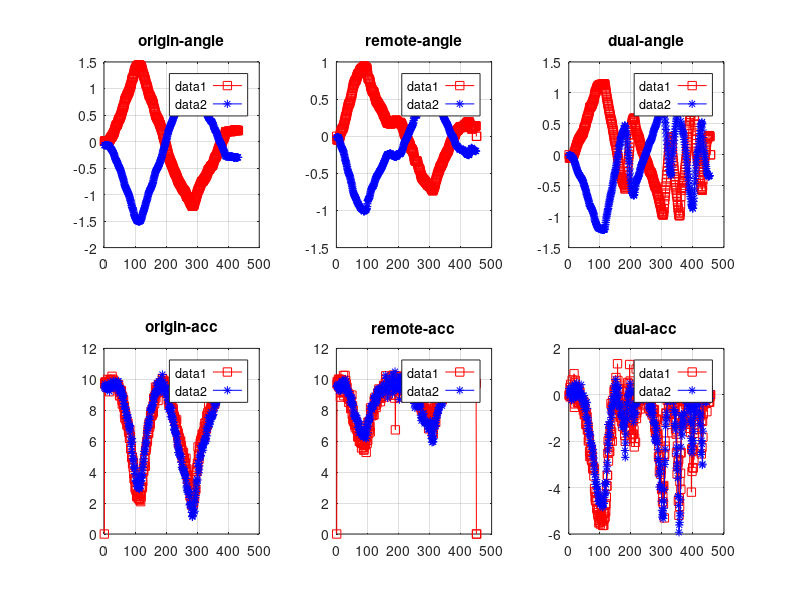
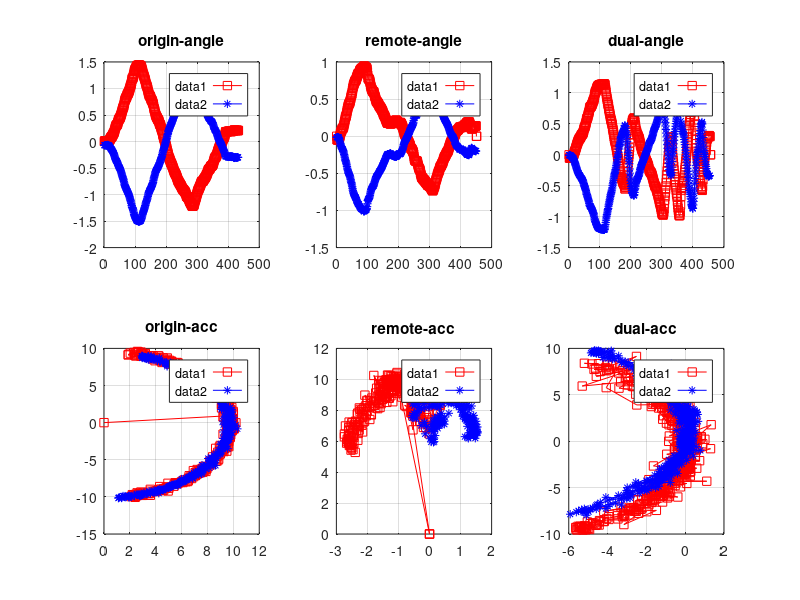
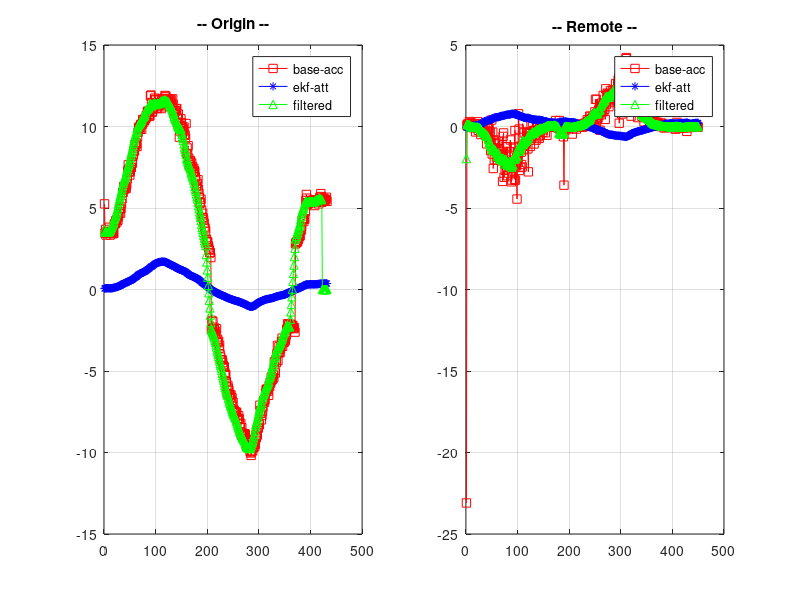
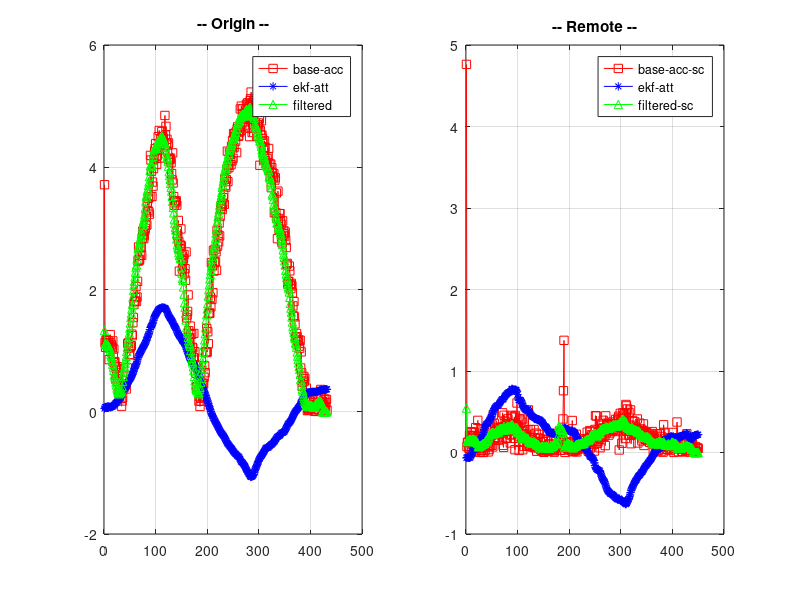

Source code (MATLAB) for these figures, in order:
%%%%%%%%%%%%%%%%%%%%%%%%%%%%%%%%%%%%%%%%%%%%%%%%%%%%%%%%%%%%%%%%%%%%%%%%%%%%%%%%%%%%%%%%%5
%%%% Gesture Roll analyse 
%%%%
%%%%            ZHAOCHAO
%%%%                2016-11-08
%%%%%%%%%%%%%%%%%%%%%%%%%%%%%%%%%%%%%%%%%%%%%%%%%%%%%%%%%%%%%%%%%%%%%%%%%%%%%%%%%%%%%%%%%%%%%%%%%%
%%%%

figure(1);
figure(2);

%%%% roll-origin 

load data_origin_slow.dat

dat = data_origin_slow;

index_left = find(dat(:,1) == 0);
origin_left_att = dat(index_left, 2:4);
origin_left_acc = dat(index_left, 8:10);
origin_left_gyro = dat(index_left, 5:7);


index_right = find(dat(:,1) == 2);
origin_right_att = dat(index_right, 2:4);
origin_right_acc = dat(index_right, 8:10);
origin_right_gyro = dat(index_right, 5:7);

figure(1);
% att
% x-t, y-z
subplot(2,3,1);
tmp_t = [1: 1: size(origin_left_att(:,1), 1)];
plot(tmp_t, origin_left_att(:,2), 'rs-');
hold on;
tmp_t = [1: 1: size(origin_right_att(:,1), 1)];
plot(tmp_t, origin_right_att(:,2), 'b*-');
grid on;
legend('left', 'right');
title('origin-angle');

% acc
% x-x, y-z
subplot(2,3,4);
tmp_t = [1: 1: size(origin_left_acc(:,2), 1)];
plot(tmp_t, origin_left_acc(:,2), 'rs-');
hold on;
tmp_t = [1: 1: size(origin_right_acc(:,2), 1)];
plot(tmp_t, origin_right_acc(:,2), 'b*-');
grid on;
legend('left', 'right');
title('origin-acc');

figure(2);
% att
% x-t, y-z
subplot(2,3,1);
tmp_t = [1: 1: size(origin_left_att(:,1), 1)];
plot(tmp_t, origin_left_att(:,2), 'rs-');
hold on;
tmp_t = [1: 1: size(origin_right_att(:,1), 1)];
plot(tmp_t, origin_right_att(:,2), 'b*-');
grid on;
legend('left', 'right');
title('origin-angle');

% acc
% x-x, y-z
subplot(2,3,4);
plot(origin_left_acc(:,2), origin_left_acc(:,3), 'rs-');
hold on;
plot(origin_right_acc(:,2), origin_right_acc(:,3), 'b*-');
grid on;
legend('left', 'right');
title('origin-acc');


%%%% roll-remote

load data_remote_slow.dat

dat = data_remote_slow;

index_left = find(dat(:,1) == 0);
remote_left_att = dat(index_left, 2:4);
remote_left_acc = dat(index_left, 8:10);
remote_left_gyro = dat(index_left, 5:7);

index_right = find(dat(:,1) == 2);
remote_right_att = dat(index_right, 2:4);
remote_right_acc = dat(index_right, 8:10);
remote_right_gyro = dat(index_right, 5:7);

figure(1);
% att
% x-x, y-z
subplot(2,3,2);
tmp_t = [1: 1: size(remote_left_att(:,1), 1)];
plot(tmp_t, remote_left_att(:,2), 'rs-');
hold on;
tmp_t = [1: 1: size(remote_right_att(:,1), 1)];
plot(tmp_t, remote_right_att(:,2), 'b*-');
grid on;
legend('left', 'right');
title('remote-angle');

% acc
% x-x, y-z
subplot(2,3,5);
tmp_t = [1: 1: size(remote_left_acc(:,1), 1)];
plot(tmp_t, remote_left_acc(:,2), 'rs-');
hold on;
tmp_t = [1: 1: size(remote_right_acc(:,1), 1)];
plot(tmp_t, remote_right_acc(:,2), 'b*-');
grid on;
legend('left', 'right');
title('remote-acc');


figure(2);
% att
% x-x, y-z
subplot(2,3,2);
tmp_t = [1: 1: size(remote_left_att(:,1), 1)];
plot(tmp_t, remote_left_att(:,2), 'rs-');
hold on;
tmp_t = [1: 1: size(remote_right_att(:,1), 1)];
plot(tmp_t, remote_right_att(:,2), 'b*-');
grid on;
legend('left', 'right');
title('remote-angle');

% acc
% x-x, y-z
subplot(2,3,5);
plot(remote_left_acc(:,1), remote_left_acc(:,2), 'rs-');
hold on;
plot(remote_right_acc(:,1), remote_right_acc(:,2), 'b*-');
grid on;
legend('left', 'right');
title('remote-acc');


%%%% roll-dual

load data_dual_slow.dat

dat = data_dual_slow;

index_left = find(dat(:,1) == 0);
dual_left_att = dat(index_left, 2:4);
dual_left_acc = dat(index_left, 8:10);
dual_left_gyro = dat(index_left, 5:7);

index_right = find(dat(:,1) == 2);
dual_right_att = dat(index_right, 2:4);
dual_right_acc = dat(index_right, 8:10);
dual_right_gyro = dat(index_right, 5:7);


figure(1);
% att
% x-x, y-z
subplot(2,3,3);
tmp_t = [1: 1: size(dual_left_att(:,1), 1)];
plot(tmp_t, dual_left_att(:,2), 'rs-');
hold on;
tmp_t = [1: 1: size(dual_right_att(:,1), 1)];
plot(tmp_t, dual_right_att(:,2), 'b*-');
grid on;
legend('left', 'right');
title('dual-angle');

% acc
% x-x, y-z
subplot(2,3,6);
tmp_t = [1: 1: size(dual_left_acc(:,1), 1)];
plot(tmp_t, dual_left_acc(:,2), 'rs-');
hold on;
tmp_t = [1: 1: size(dual_right_acc(:,1), 1)];
plot(tmp_t, dual_right_acc(:,2), 'b*-');
grid on;
legend('left', 'right');
title('dual-acc');


figure(2);
% att
% x-x, y-z
subplot(2,3,3);
tmp_t = [1: 1: size(dual_left_att(:,1), 1)];
plot(tmp_t, dual_left_att(:,2), 'rs-');
hold on;
tmp_t = [1: 1: size(dual_right_att(:,1), 1)];
plot(tmp_t, dual_right_att(:,2), 'b*-');
grid on;
legend('left', 'right');
title('dual-angle');

% acc
% x-x, y-z
subplot(2,3,6);
plot(dual_left_acc(:,2), dual_left_acc(:,3), 'rs-');
hold on;
plot(dual_right_acc(:,2), dual_right_acc(:,3), 'b*-');
grid on;
legend('left', 'right');
title('dual-acc');


%%%%%%%%%%%%%%%%%%%%%%%%%%%%%%%%%%%%%%%%%%%%%%%%%%%%%%%%%%%%%%%%%%%%%%%%%%%%%%%%%%%%%%%%%%%%%%%%%%%
%%%%  Origin
%%%%  delta-theta

SLIDE_WINDOWS_WIDTH = 0;

origin_size = min(min(size(origin_left_att, 1), size(origin_left_acc, 1)), ...
    min(size(origin_right_att, 1), size(origin_right_acc, 1))) - SLIDE_WINDOWS_WIDTH;

delta_origin_left_att = zeros(origin_size, 3);
delta_origin_left_acc = zeros(origin_size, 3);
delta_origin_left_gyro = zeros(origin_size, 3);
delta_origin_left_t = zeros(origin_size, 1);

delta_origin_right_att = zeros(origin_size, 3);
delta_origin_right_acc = zeros(origin_size, 3);
delta_origin_right_gyro = zeros(origin_size, 3);
delta_origin_right_t = zeros(origin_size, 1);

% origin_left_att & origin_left_acc
% origin_right_att & origin_right_acc
for index = 1 : origin_size
    delta_origin_left_att(index, :) = sum(origin_left_att(index : (index + SLIDE_WINDOWS_WIDTH), :))/(SLIDE_WINDOWS_WIDTH + 1);
    delta_origin_left_acc(index, :) = sum(origin_left_acc(index : (index + SLIDE_WINDOWS_WIDTH), :))/(SLIDE_WINDOWS_WIDTH + 1);
    delta_origin_left_gyro(index, :) = sum(origin_left_gyro(index : (index + SLIDE_WINDOWS_WIDTH), :))/(SLIDE_WINDOWS_WIDTH + 1);
    
    delta_origin_right_att(index, :) = sum(origin_right_att(index : (index + SLIDE_WINDOWS_WIDTH), :))/(SLIDE_WINDOWS_WIDTH + 1);
    delta_origin_right_acc(index, :) = sum(origin_right_acc(index : (index + SLIDE_WINDOWS_WIDTH), :))/(SLIDE_WINDOWS_WIDTH + 1);
    delta_origin_right_gyro(index, :) = sum(origin_right_gyro(index : (index + SLIDE_WINDOWS_WIDTH), :))/(SLIDE_WINDOWS_WIDTH + 1);
end

% for index = 1 : origin_size -1
%    delta_origin_left_acc(index, :) = origin_left_acc(index + 1, :) - origin_left_acc(index, :); 
% %    delta_origin_left_t(index) = sum(delta_origin_left_att(index, 1) / delta_origin_left_gyro(index, 1) ...
% %                                     + delta_origin_left_att(index, 2) / delta_origin_left_gyro(index, 2) ...
% %                                     + delta_origin_left_att(index, 3) / delta_origin_left_gyro(index, 3)) / 3;
%    
%    delta_origin_right_acc(index, :) = origin_right_acc(index + 1, :) - origin_right_acc(index, :);
% %    delta_origin_right_t(index) = sum(delta_origin_right_att(index, 1) / delta_origin_right_gyro(index, 1) ...
% %                                     + delta_origin_right_att(index, 2) / delta_origin_right_gyro(index, 2) ...
% %                                     + delta_origin_right_att(index, 3) / delta_origin_right_gyro(index, 3)) / 3;
% 
% end

delta_orign_right_acc = origin_right_acc(1:origin_size, :);
delta_origin_left_acc = origin_left_acc(1:origin_size, :);

delta_origin_acc = (delta_origin_left_acc - delta_origin_right_acc) / 2;
delta_origin_acc_ave = (delta_origin_left_acc + delta_origin_right_acc) / 2;  

delta_origin_gyro = (delta_origin_left_gyro - delta_origin_right_gyro) / 2;
delta_origin_att = (delta_origin_left_att - delta_origin_right_att) / 2;

m_delta_origin_acc = zeros(1, origin_size);
m_delta_origin_gyro = zeros(1, origin_size);

m_delta_origin_acc_sc = zeros(1, origin_size);
m_delta_origin_gyro_sc = zeros(1, origin_size); 
m_delta_origin_acc_sc_ave = zeros(1, origin_size);

for index = 1 : origin_size

    m_delta_origin_acc(index) = sign(delta_origin_att(index)) * sqrt( abs(delta_origin_acc(index, 2) .* delta_origin_acc(index, 2) ...
                            + delta_origin_acc(index, 3) .* delta_origin_acc(index, 3)));
    m_delta_origin_gyro(index) = sign(delta_origin_att(index)) * sqrt( abs(delta_origin_left_gyro(index, 2) .* delta_origin_gyro(index, 2) ...
                            + delta_origin_gyro(index, 3) .* delta_origin_gyro(index, 3)));
    
% % %     m_delta_origin_acc_sc(index) = sqrt( abs(delta_origin_acc(index, 2) .* delta_origin_acc(index, 2) ...
% % %                             + delta_origin_acc(index, 3) .* delta_origin_acc(index, 3)));
% % %     m_delta_origin_gyro_sc(index) = sqrt( abs(delta_origin_left_gyro(index, 2) .* delta_origin_gyro(index, 2) ...
% % %                             + delta_origin_gyro(index, 3) .* delta_origin_gyro(index, 3)));

    m_delta_origin_acc_sc(index) = sqrt( abs(delta_origin_acc(index, 2) .* delta_origin_acc(index, 2)));
    m_delta_origin_gyro_sc(index) = sqrt( abs(delta_origin_gyro(index, 2) .* delta_origin_gyro(index, 2)));
                        
    m_delta_origin_acc_sc_ave(index) = sqrt( abs(delta_origin_acc_ave(index, 2) .* delta_origin_acc_ave(index, 2)));
end

%%%%%%%%%%%%%%%%%%%%%%%%%%%%%%%%%%%%%%%%%%%%%%%%%%%%%%%%%%%%%%%%%%%%%%%%%%%%%%%%%%%%%%%%%%5
%%%%%
% % % %     m_delta_origin_acc = delta_origin_acc(:, 2)'; 
% % % %     m_delta_origin_gyro = delta_origin_gyro(:, 2)';



% % % tmp_origin_left_att ./ delta_origin_left_acc
% % % delta_origin_left_att ./ delta_origin_left_acc
% % % delta_origin_left_gyro ./ delta_origin_left_acc
% % % delta_origin_left_gyro ./ delta_origin_acc 

kdt = (m_delta_origin_gyro ./ m_delta_origin_acc);

%%%% mean
display('origin[m_gyro/m_delta_acc]_mean: ');
mean(kdt)

%%%% var
display('origin[m_gyro/m_delta_acc]_var: ')
var(kdt)

%%%% std
display('origin[m_gyro/m_delta_acc]_std: ')
std(kdt)

% % % origin_left_dt = sum(delta_origin_left_t) / (size(delta_origin_left_t, 1)-1)
% % % origin_right_dt = sum(delta_origin_right_t) / (size(delta_origin_right_t, 1)-1)
% % % 
% % % origin_left_vec = delta_origin_left_acc .* origin_left_dt;
% % % origin_right_vec = delta_origin_right_acc .* origin_right_dt;



%%%%%%%%%%%%%%%%%%%%%%%%%%%%%%%%%%%%%%%%%%%%%%%%%%%%%%%%%%%%%%%%%%%%%%%%%%%%%%%%%%%%%%%%%%%%%%%%%%%
%%%%  Slide_Windows_Filter
%%%%  Origin:

SLIDE_WINDOWS_WIDTH = 10;

origin_size = size(m_delta_origin_acc, 2) - SLIDE_WINDOWS_WIDTH;

fm_delta_origin_acc = zeros(size(m_delta_origin_acc));
fm_delta_origin_acc_sc = zeros(size(m_delta_origin_acc_sc));
fm_delta_origin_acc_sc_ave = zeros(size(m_delta_origin_acc_sc_ave));
fm_origin_att = zeros(size(m_delta_origin_acc_sc));

for index = 1 : origin_size 
    fm_delta_origin_acc(index) = sum(m_delta_origin_acc(index : (index + SLIDE_WINDOWS_WIDTH)))/(SLIDE_WINDOWS_WIDTH + 1);
    fm_delta_origin_acc_sc(index) = sum(m_delta_origin_acc_sc(index : (index + SLIDE_WINDOWS_WIDTH)))/(SLIDE_WINDOWS_WIDTH + 1);
    
    fm_delta_origin_acc_sc_ave(index) = sum(m_delta_origin_acc_sc_ave(index : (index + SLIDE_WINDOWS_WIDTH)))/(SLIDE_WINDOWS_WIDTH + 1);
    fm_origin_att(index) = sum(delta_origin_att(index : (index + SLIDE_WINDOWS_WIDTH), 2))/(SLIDE_WINDOWS_WIDTH + 1);
end



%%%%%%%%%%%%%%%%%%%%%%%%%%%%%%%%%%%%%%%%%%%%%%%%%%%%%%%%%%%%%55
%%%% Get the scale
%%%% Origin:
%
% origin_scale = ((fm_delta_origin_acc_sc(1:origin_size))./(fm_delta_origin_acc_sc(1:origin_size) + fm_delta_origin_acc_sc_ave(1:origin_size)));

origin_scale = abs((fm_delta_origin_acc_sc(1:origin_size))./ fm_origin_att(1:origin_size));


origin_att_output = fm_origin_att(1:origin_size) .* origin_scale;


%%%%%%%%%%%%%%%%%%%%%%%%%%
%%%%  Slide_Windows_Filter
%%%%  Origin_att:

SLIDE_WINDOWS_WIDTH = 30;

origin_size = size(origin_att_output, 2) - SLIDE_WINDOWS_WIDTH;

f_origin_att_output = zeros(1, origin_size);

for index = 1 : origin_size 
    f_origin_att_output(index) = sum(origin_att_output(index : (index + SLIDE_WINDOWS_WIDTH)))/(SLIDE_WINDOWS_WIDTH + 1);
end




figure(4);

subplot(1, 2, 1);
tmp_t = [1: 1: size(m_delta_origin_acc, 2)];
plot(tmp_t, m_delta_origin_acc', 'rs-');
hold on;
tmp_t = [1: 1: size(delta_origin_att(:,1), 1)];
plot(tmp_t, delta_origin_att(:,2), 'b*-');
grid on;

tmp_t = [1: 1: size(fm_delta_origin_acc, 2)];
plot(tmp_t, fm_delta_origin_acc, 'g^-');
legend('base-acc', 'ekf-att', 'filtered');
title('-- Origin --');


figure(5);

subplot(1, 2, 1);
tmp_t = [1: 1: size(m_delta_origin_acc_sc, 2)];
plot(tmp_t, m_delta_origin_acc_sc, 'rs-');
hold on;
tmp_t = [1: 1: size(delta_origin_att(:,1), 1)];
plot(tmp_t, delta_origin_att(:,2), 'b*-');
grid on;

tmp_t = [1: 1: size(fm_delta_origin_acc_sc, 2)];
plot(tmp_t, fm_delta_origin_acc_sc, 'g^-');
legend('base-acc', 'ekf-att', 'filtered');
title('-- Origin --');


figure(6);

subplot(1, 2, 1);
tmp_t = [1: 1: size(m_delta_origin_acc_sc, 2)];
plot(tmp_t, m_delta_origin_acc_sc, 'rs-');
hold on;
tmp_t = [1: 1: size(delta_origin_att(:,1), 1)];
plot(tmp_t, delta_origin_att(:,2), 'b*-');
grid on;

tmp_t = [1: 1: size(f_origin_att_output, 2)];
plot(tmp_t, f_origin_att_output, 'g^-');
legend('base-acc', 'ekf-att', 'output');
title('-- Origin --');


%%%%%%%%%%%%%%%%%%%%%%%%%%%%%%%%%%%%%%%%%%%%%%%%%%%%%%%%%%%%%%%%%%%%%%%%%%%%%%%%%%%%%%%%%%%%%%%%%%%%%%
%%%%  Remote 
%%%%  delta-theta

SLIDE_WINDOWS_WIDTH = 0;

remote_size = min(min(size(remote_left_att, 1), size(remote_left_acc, 1)), ...
    min(size(remote_right_att, 1), size(remote_right_acc, 1))) - SLIDE_WINDOWS_WIDTH;

delta_remote_left_att = zeros(remote_size, 3);
delta_remote_left_acc = zeros(remote_size, 3);
delta_remote_left_gyro = zeros(remote_size, 3);
delta_remote_left_t = zeros(remote_size, 1);

delta_remote_right_att = zeros(remote_size, 3);
delta_remote_right_acc = zeros(remote_size, 3);
delta_remote_right_gyro = zeros(remote_size, 3);
delta_remote_right_t = zeros(remote_size, 1);

% origin_left_att & origin_left_acc
% origin_right_att & origin_right_acc
for index = 1 : remote_size
    delta_remote_left_att(index, :) = sum(remote_left_att(index : (index + SLIDE_WINDOWS_WIDTH), :))/(SLIDE_WINDOWS_WIDTH + 1);
    delta_remote_left_acc(index, :) = sum(remote_left_acc(index : (index + SLIDE_WINDOWS_WIDTH), :))/(SLIDE_WINDOWS_WIDTH + 1);
    delta_remote_left_gyro(index, :) = sum(remote_left_gyro(index : (index + SLIDE_WINDOWS_WIDTH), :))/(SLIDE_WINDOWS_WIDTH + 1);
    
    delta_remote_right_att(index, :) = sum(remote_right_att(index : (index + SLIDE_WINDOWS_WIDTH), :))/(SLIDE_WINDOWS_WIDTH + 1);
    delta_remote_right_acc(index, :) = sum(remote_right_acc(index : (index + SLIDE_WINDOWS_WIDTH), :))/(SLIDE_WINDOWS_WIDTH + 1);
    delta_remote_right_gyro(index, :) = sum(remote_right_gyro(index : (index + SLIDE_WINDOWS_WIDTH), :))/(SLIDE_WINDOWS_WIDTH + 1);
end

% % % for index = 1 : remote_size -1
% % %    delta_remote_left_acc(index, :) = remote_left_acc(index + 1, :) - remote_left_acc(index, :); 
% % % %    delta_origin_left_t(index) = sum(delta_origin_left_att(index, 1) / delta_origin_left_gyro(index, 1) ...
% % % %                                     + delta_origin_left_att(index, 2) / delta_origin_left_gyro(index, 2) ...
% % % %                                     + delta_origin_left_att(index, 3) / delta_origin_left_gyro(index, 3)) / 3;
% % %    
% % %    delta_remote_right_acc(index, :) = remote_right_acc(index + 1, :) - remote_right_acc(index, :);
% % % %    delta_origin_right_t(index) = sum(delta_origin_right_att(index, 1) / delta_origin_right_gyro(index, 1) ...
% % % %                                     + delta_origin_right_att(index, 2) / delta_origin_right_gyro(index, 2) ...
% % % %                                     + delta_origin_right_att(index, 3) / delta_origin_right_gyro(index, 3)) / 3;
% % % 
% % % end

delta_remote_left_acc = remote_left_acc(1:remote_size, :);
delta_remote_right_acc = remote_right_acc(1:remote_size, :);


delta_remote_acc = (delta_remote_left_acc - delta_remote_right_acc) / 2;
delta_remote_acc_ave = (delta_remote_left_acc + delta_remote_right_acc) / 2;
delta_remote_gyro = (delta_remote_left_gyro - delta_remote_right_gyro) / 2;
delta_remote_att = (delta_remote_left_att - delta_remote_right_att) / 2;

m_delta_remote_acc = zeros(1, remote_size);
m_delta_remote_gyro = zeros(1, remote_size);

m_delta_remote_acc_sc = zeros(1, remote_size);
m_delta_remote_acc_sc_ave = zeros(1, remote_size);
m_delta_remote_gyro_sc = zeros(1, remote_size);

for index = 1 : remote_size

    m_delta_remote_gyro(index) = sign(delta_remote_gyro(index, 2)) * sqrt( abs(delta_remote_gyro(index, 2) .* delta_remote_gyro(index, 2) ...
                            + delta_remote_gyro(index, 3) .* delta_remote_gyro(index, 3)));
                        
    m_delta_remote_acc(index) = delta_remote_acc(index, 2) * sqrt( abs(delta_remote_acc(index, 2) .* delta_remote_acc(index, 2) ...
                            + delta_remote_acc(index, 3) .* delta_remote_acc(index, 3)));

    
% % %     m_delta_remote_gyro_sc(index) = sqrt( abs(delta_remote_gyro(index, 2) .* delta_remote_gyro(index, 2) ...
% % %                             + delta_remote_gyro(index, 3) .* delta_remote_gyro(index, 3)));
% % %                         
% % %     m_delta_remote_acc_sc(index) = sqrt(abs(delta_remote_acc(index, 2) .* delta_remote_acc(index, 2) ...
% % %                             + delta_remote_acc(index, 3) .* delta_remote_acc(index, 3)));

    m_delta_remote_gyro_sc(index) = sqrt( abs(delta_remote_gyro(index, 2) .* delta_remote_gyro(index, 2)));
                        
    m_delta_remote_acc_sc(index) = sqrt(abs(delta_remote_acc(index, 2) .* delta_remote_acc(index, 2)));

    m_delta_remote_acc_sc_ave(index) = sqrt(abs(delta_remote_acc_ave(index, 2) .*  delta_remote_acc_ave(index, 2)));

end


%%%%%%%%%%%%%%%%%%%%%%%%%%%%%%%%%%%%%%%%%%%%%%%%%%%%%%%%%%%%%%%%%%%%%%%%%%%%%%%%%%%%%%%%%%5
%%%%%
% % % %     m_delta_remote_acc = delta_remote_acc(:, 2)'; 
% % % %     m_delta_remote_gyro = delta_remote_gyro(:, 2)';
    


% % % tmp_origin_left_att ./ delta_origin_left_acc
% % % delta_origin_left_att ./ delta_origin_left_acc
% % % delta_origin_left_gyro ./ delta_origin_left_acc
% % % delta_origin_left_gyro ./ delta_origin_acc 

kdt = (m_delta_remote_gyro ./ m_delta_remote_acc);

%%%% mean
display('Remote[m_gyro/m_delta_acc]_mean: ');
mean(kdt)

%%%% var
display('Remote[m_gyro/m_delta_acc]_var: ');
var(kdt)

%%%% std
display('Remote[m_gyro/m_delta_acc]_std: ');
std(kdt)


%%%%%%%%%%%%%%%%%%%%%%%%%%%%%%%%%%%%%%%%%%%%%%%%%%%%%%%%%%%%%%%%%%%%%%%%%%%%%%%%%%%%%%%%%%%%%%%%%%%
%%%%  Slide_Windows_Filter
%%%%  Remote

SLIDE_WINDOWS_WIDTH = 10;

remote_size = size(m_delta_remote_acc, 2)  - SLIDE_WINDOWS_WIDTH;

fm_delta_remote_acc = zeros(size(m_delta_remote_acc));
fm_delta_remote_acc_sc = zeros(size(m_delta_remote_acc_sc));
fm_delta_remote_acc_sc_ave = zeros(size(m_delta_remote_acc_sc));


for index = 1 : remote_size
    fm_delta_remote_acc(index) = sum(m_delta_remote_acc(index : (index + SLIDE_WINDOWS_WIDTH)))/(SLIDE_WINDOWS_WIDTH + 1);
    fm_delta_remote_acc_sc(index) = sum(m_delta_remote_acc_sc(index : (index + SLIDE_WINDOWS_WIDTH)))/(SLIDE_WINDOWS_WIDTH + 1);
    
    fm_delta_remote_acc_sc_ave(index) = sum(m_delta_remote_acc_sc_ave(index : (index + SLIDE_WINDOWS_WIDTH)))/(SLIDE_WINDOWS_WIDTH + 1);
    fm_remote_att(index) = sum(delta_remote_att(index : (index + SLIDE_WINDOWS_WIDTH), 2))/(SLIDE_WINDOWS_WIDTH + 1);
end


%%%%%%%%%%%%%%%%%%%%%%%%%%%%%%%%%%%%%%%%%%%%%%%%%%%%%%%%%%%%%%55
%%%% Get the scale
%%%% Remote:
%remote_scale = ((fm_delta_remote_acc_sc(1:remote_size))./(fm_delta_remote_acc_sc(1:remote_size) + fm_delta_remote_acc_sc_ave(1:remote_size)));

remote_scale = abs((fm_delta_remote_acc_sc(1:remote_size))./(fm_remote_att(1:remote_size)));

remote_att_output = fm_remote_att(1:remote_size) .* remote_scale;



%%%%%%%%%%%%%%%%%%%%%%%%%%
%%%%  Slide_Windows_Filter
%%%%  Origin_att:

SLIDE_WINDOWS_WIDTH = 30;

remote_size = size(remote_att_output, 2) - SLIDE_WINDOWS_WIDTH;

f_remote_att_output = zeros(1, remote_size);

for index = 1 : remote_size 
    f_remote_att_output(index) = sum(remote_att_output(index : (index + SLIDE_WINDOWS_WIDTH)))/(SLIDE_WINDOWS_WIDTH + 1);
end


figure(4);

subplot(1, 2, 2);
tmp_t = [1: 1: size(m_delta_remote_acc, 2)];
plot(tmp_t, m_delta_remote_acc, 'rs-');
hold on;
tmp_t = [1: 1: size(delta_remote_att(:,1), 1)];
plot(tmp_t, delta_remote_att(:,2), 'b*-');
grid on;

tmp_t = [1: 1: size(fm_delta_remote_acc, 2)];
plot(tmp_t, fm_delta_remote_acc, 'g^-');
legend('base-acc', 'ekf-att', 'filtered');
title('-- Remote --');


figure(5);

subplot(1, 2, 2);
tmp_t = [1: 1: size(m_delta_remote_acc_sc, 2)];
plot(tmp_t, m_delta_remote_acc_sc, 'rs-');
hold on;
tmp_t = [1: 1: size(delta_remote_att(:,1), 1)];
plot(tmp_t, delta_remote_att(:,2), 'b*-');
grid on;

tmp_t = [1: 1: size(fm_delta_remote_acc_sc, 2)];
plot(tmp_t, fm_delta_remote_acc_sc, 'g^-');
legend('base-acc-sc', 'ekf-att', 'filtered-sc');
title('-- Remote --');





figure(6);

subplot(1, 2, 2);
tmp_t = [1: 1: size(m_delta_remote_acc_sc, 2)];
plot(tmp_t, m_delta_remote_acc_sc, 'rs-');
hold on;
tmp_t = [1: 1: size(delta_remote_att(:,1), 1)];
plot(tmp_t, delta_remote_att(:,2), 'b*-');
grid on;

tmp_t = [1: 1: size(f_remote_att_output, 2)];
plot(tmp_t, f_remote_att_output, 'g^-');
legend('base-acc', 'ekf-att', 'output');
title('-- Remote --');




% SLIDE_WINDOWS_WIDTH = 3;
% 
% remote_size = min(min(size(remote_left_att, 1), size(remote_left_acc, 1)), ...
%     min(size(remote_right_att, 1), size(remote_right_acc, 1))) - SLIDE_WINDOWS_WIDTH;
% 
% delta_remote_left_att = zeros(remote_size, 3);
% delta_remote_left_acc = zeros(remote_size, 3);
% delta_remote_left_gyro = zeros(remote_size, 3);
% delta_remote_left_t = zeros(remote_size, 1);
% 
% delta_remote_right_att = zeros(remote_size, 3);
% delta_remote_right_acc = zeros(remote_size, 3);
% delta_remote_right_gyro = zeros(remote_size, 3);
% delta_remote_right_t = zeros(remote_size, 1);
% 
% for index = 1 : remote_size
%     
% end
